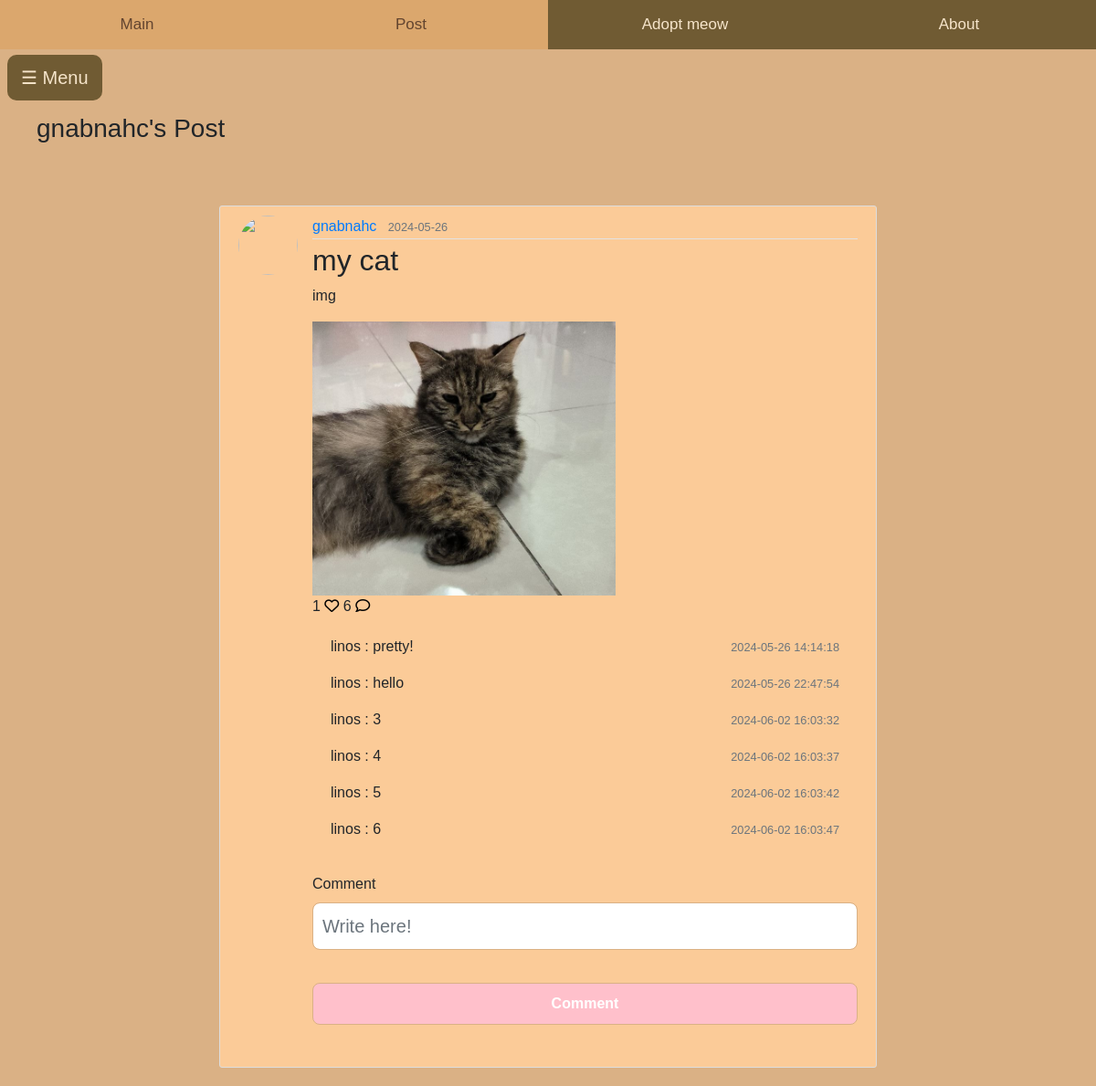
Before: /19 with the older database file.
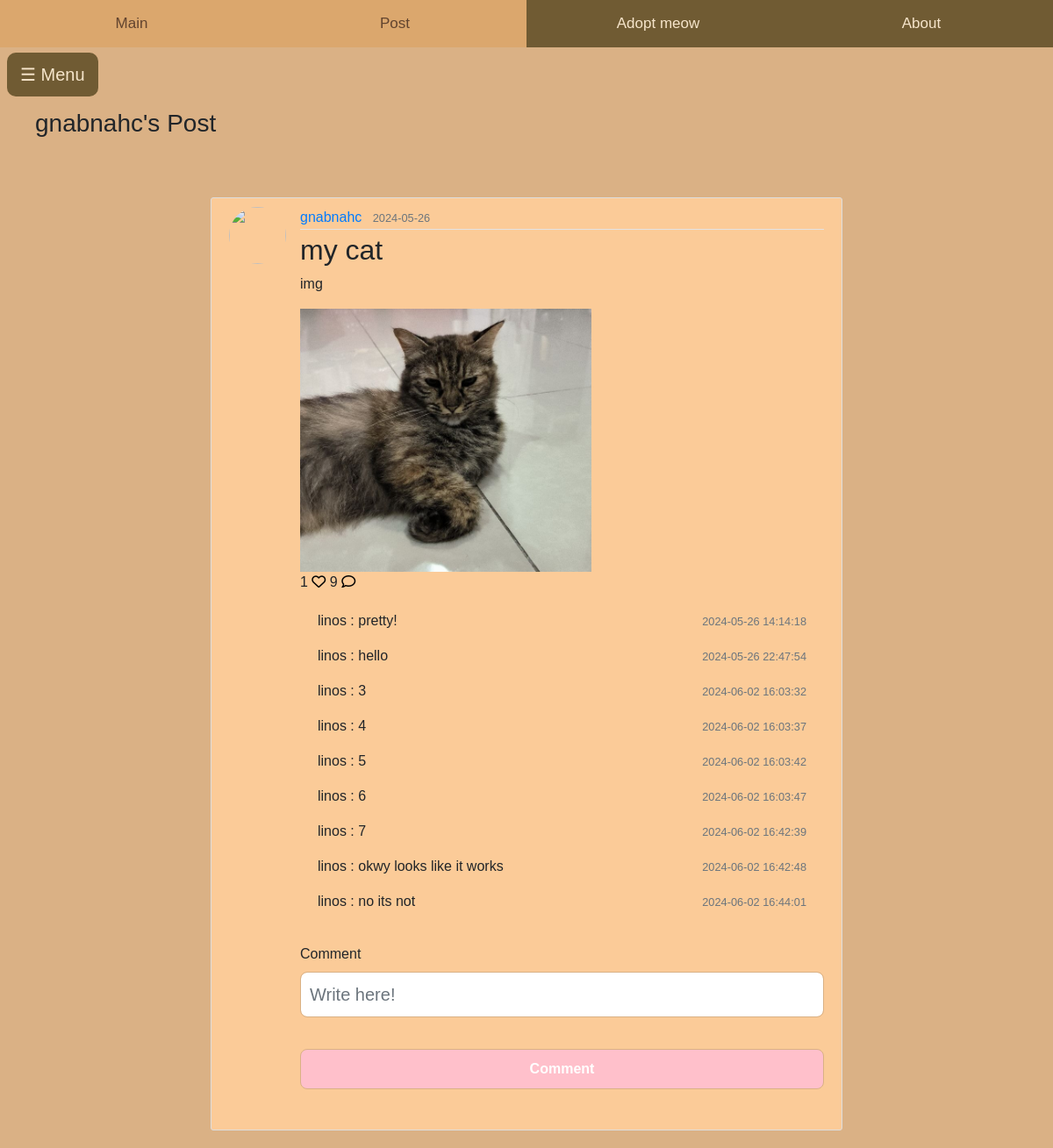
After: the same page with the newer database file.
### home/models.py (models this page shows, shortened)
class Comment(db.Model):
    id = db.Column(db.Integer, primary_key = True)
    text = db.Column(db.String(200), nullable=False)
    date = db.Column(db.DateTime(timezone=True), nullable=False, default=func.now())
    user_id = db.Column(db.Integer, db.ForeignKey('user.id', ondelete='CASCADE'), nullable=False)
    post_id = db.Column(db.Integer, db.ForeignKey('post.id'), nullable=False)

class User(db.Model, UserMixin):
    id = db.Column(db.Integer, primary_key=True)
    fullname = db.Column(db.String(120), unique=True, nullable=False)
    email = db.Column(db.String(20), unique=True, nullable=False)
    username = db.Column(db.String(120), unique=True, nullable=False)
    password1 = db.Column(db.String(255), nullable=False)
    password2 = db.Column(db.String(255), nullable=False)
    state = db.Column(db.String(120), nullable=False)
    phonenumber = db.Column(db.String(20), unique=True, nullable=False)
    posts = db.relationship('Post', backref='author', lazy=True)
    comments = db.relationship('Comment', backref='author', lazy=True)
    likes = db.relationship('Like', backref='author', lazy=True)
    cats = db.relationship('Cat', backref='owner', lazy=True)

### home/views.py (the view)
@views.route('/<int:post_id>')
def post(post_id):
    form = CommentForm()
    post = Post.query.get_or_404(post_id)
    comments = Comment.query.all()
    return render_template('post.html', title=post.title, post=post, form=form, comments=comments)

### home/forms.py
class CommentForm(FlaskForm):
    text = StringField('Comment', validators=[DataRequired()])
    submit = SubmitField('Comment')

### home/templates/post.html (shortened to what this page needs)
<!DOCTYPE html>
<html>
<head>
    <link rel="stylesheet" href="https://maxcdn.bootstrapcdn.com/bootstrap/4.0.0/css/bootstrap.min.css">
    <link rel='stylesheet' type='text/css' media='screen' href="{{url_for('static',filename='main.css')}}">
    <div class="topnav">
        <a href="/mainpage">Main</a>
        <a class="active" href="/createpost">Post</a>
        <a href="/adoptmeow">Adopt meow</a>
        <a href="/donation">About</a>
    </div>
</head>
<body>
    <span class='menu-button'onclick="openNav()">&#9776; Menu</span>
    <br />
    <div class="main">
        <ul>
            <h3>{{ post.author.username }}'s Post</h3>
        </ul>
        <div class="row">
            <div class="col-md-8">
            </div>
        </div>
        <article class="media content-section">
            <img class="rounded-circle article-img" src="{{ url_for('static', filename='' )}}">
            <div class="media-body">
                <div class="article-metadata">
                    <a class="mr-2" href="#">{{ post.author.username }}</a>
                    <small class="text-muted">{{ post.date.strftime('%Y-%m-%d') }}</small>
                </div>
                <h2><a class="article-title">{{ post.title }}</a></h2>
                <p class="article-content">{{ post.content }}</p>
                <div class="post-image">
                {% if post.file %}
                    <img src="{{ post.file }}" alt="uploaded image">
                {% endif %}
                </div>
                <div>
                    {{ post.likes|length }}
                    {% if current_user in post.likes|map(attribute="author")|list %}
                    <a href="/like-post/{{post.id}}"><i class="fa-solid fa-heart" style="color: #ff330f;"></i></a>
                    {% else %}
                    <a href="/like-post/{{post.id}}"><i class="fa-regular fa-heart" style="color: #000000;"></i></a>
                    {% endif %}
                    <span />
                    {{ post.comments|length }}
                    <a href="/{{post.id}}"><i class="fa-regular fa-comment" style="color: #000000;"></i></a>
                </div>
                <div class="text-body">
                    <div class="" id="comments-{{post.id}}">
                        <div class="card-body" id="comments-expanded-{{post.id}}">
                            {% for comment in post.comments %}
                            <div class="d-flex justify-content-between align-item-center">
                                <div>
                                    <p>{{comment.author.username}} :
                                    {{comment.text}}</p>
                                </div>
                                <div>
                                    <small class="text-muted">{{comment.date}}</small>
                                </div>
                            </div>
                            {% endfor %}
                        </div>
                    </div>
                </div>
                <form method="POST" action="/create-comment/{{post.id}}">
                    <fieldset class="form-group">
                        <div class="form-group">
                            {{ form.text.label(class="form-control-label") }}
                            {% if form.text.errors %}
                                {{ form.text(class="form-control form-control-lg is-invalid") }}
                                <div class="invalid-feedback">
                                    {% for error in form.text.errors %}
                                        <span>{{ error }}</span>
                                    {% endfor %}
                                </div>
                            {% else %}
                                {{ form.text(class="form-control form-control-lg", placeholder="Write here!") }}
                            {% endif %}
                        </div>
                    </fieldset>
                    <div class="form-group">
                        {{ form.submit(class="btn btn-outline-info") }}
                    </div>
                </form>
            </div>
        </article>
    </div>
</body>
</html>

Changed rows visible on the page:
added Comment: author.username "linos", text "7", date "2024-06-02 16:42:39"
added Comment: author.username "linos", text "okwy looks like it works", date "2024-06-02 16:42:48"
added Comment: author.username "linos", text "no its not", date "2024-06-02 16:44:01"
Other visible differences:
{{ post.comments|length }}: "6" → "9"
